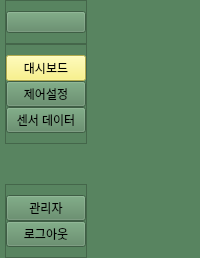
     <widget class="QWidget" name="leftMenuContainer" native="true">
      <property name="styleSheet">
       <string notr="true">background-color: rgb(88, 132, 96);</string>
      </property>
      <layout class="QVBoxLayout" name="verticalLayout">
       <property name="spacing">
        <number>0</number>
       </property>
       <property name="leftMargin">
        <number>0</number>
       </property>
       <property name="topMargin">
        <number>0</number>
       </property>
       <property name="rightMargin">
        <number>0</number>
       </property>
       <property name="bottomMargin">
        <number>0</number>
       </property>
       <item alignment="Qt::AlignLeft">
        <widget class="QWidget" name="leftMenuSubContainer" native="true">
         <layout class="QVBoxLayout" name="verticalLayout_2">
          <property name="spacing">
           <number>0</number>
          </property>
          <property name="leftMargin">
           <number>5</number>
          </property>
          <property name="topMargin">
           <number>0</number>
          </property>
          <property name="rightMargin">
           <number>0</number>
          </property>
          <property name="bottomMargin">
           <number>0</number>
          </property>
          <item alignment="Qt::AlignTop">
           <widget class="QFrame" name="frame">
            <property name="frameShape">
             <enum>QFrame::StyledPanel</enum>
            </property>
            <property name="frameShadow">
             <enum>QFrame::Raised</enum>
            </property>
            <layout class="QHBoxLayout" name="horizontalLayout_2">
             <property name="spacing">
              <number>0</number>
             </property>
             <property name="leftMargin">
              <number>0</number>
             </property>
             <property name="topMargin">
              <number>10</number>
             </property>
             <property name="rightMargin">
              <number>0</number>
             </property>
             <property name="bottomMargin">
              <number>10</number>
             </property>
             <item>
              <widget class="QPushButton" name="menuBtn">
               <property name="toolTip">
                <string>menu</string>
               </property>
               <property name="text">
                <string/>
               </property>
               <property name="icon">
                <iconset resource="icons/resources.qrc">
                 <normaloff>:/menu.png</normaloff>:/menu.png</iconset>
               </property>
               <property name="iconSize">
                <size>
                 <width>40</width>
                 <height>40</height>
                </size>
               </property>
              </widget>
             </item>
            </layout>
           </widget>
          </item>
          <item alignment="Qt::AlignTop">
           <widget class="QFrame" name="frame_2">
            <property name="sizePolicy">
             <sizepolicy hsizetype="Preferred" vsizetype="Preferred">
              <horstretch>0</horstretch>
              <verstretch>0</verstretch>
             </sizepolicy>
            </property>
            <property name="frameShape">
             <enum>QFrame::StyledPanel</enum>
            </property>
            <property name="frameShadow">
             <enum>QFrame::Raised</enum>
            </property>
            <layout class="QVBoxLayout" name="verticalLayout_3">
             <property name="spacing">
              <number>0</number>
             </property>
             <property name="leftMargin">
              <number>0</number>
             </property>
             <property name="topMargin">
              <number>10</number>
             </property>
             <property name="rightMargin">
              <number>0</number>
             </property>
             <property name="bottomMargin">
              <number>10</number>
             </property>
             <item>
              <widget class="QPushButton" name="DashboardBtn">
               <property name="toolTip">
                <string>Dashboard</string>
               </property>
               <property name="styleSheet">
                <string notr="true">background-color: rgb(249, 240, 107);

</string>
               </property>
               <property name="text">
                <string>대시보드</string>
               </property>
               <property name="icon">
                <iconset resource="icons/resources.qrc">
                 <normaloff>:/dashboard.png</normaloff>:/dashboard.png</iconset>
               </property>
               <property name="iconSize">
                <size>
                 <width>40</width>
                 <height>40</height>
                </size>
               </property>
              </widget>
             </item>
             <item>
              <widget class="QPushButton" name="ControlBtn">
               <property name="toolTip">
                <string>Control</string>
               </property>
               <property name="text">
                <string>제어설정</string>
               </property>
               <property name="icon">
                <iconset resource="icons/resources.qrc">
                 <normaloff>:/control.png</normaloff>:/control.png</iconset>
               </property>
               <property name="iconSize">
                <size>
                 <width>40</width>
                 <height>40</height>
                </size>
               </property>
              </widget>
             </item>
             <item>
              <widget class="QPushButton" name="SensorBtn">
               <property name="toolTip">
                <string>Sensor</string>
               </property>
               <property name="text">
                <string>센서 데이터</string>
               </property>
               <property name="icon">
                <iconset resource="icons/resources.qrc">
                 <normaloff>:/sensor.png</normaloff>:/sensor.png</iconset>
               </property>
               <property name="iconSize">
                <size>
                 <width>40</width>
                 <height>40</height>
                </size>
               </property>
              </widget>
             </item>
            </layout>
           </widget>
          </item>
          <item>
           <spacer name="verticalSpacer">
            <property name="orientation">
             <enum>Qt::Vertical</enum>
            </property>
            <property name="sizeHint" stdset="0">
             <size>
              <width>20</width>
              <height>40</height>
             </size>
            </property>
           </spacer>
          </item>
          <item alignment="Qt::AlignBottom">
           <widget class="QFrame" name="frame_3">
            <property name="frameShape">
             <enum>QFrame::StyledPanel</enum>
            </property>
            <property name="frameShadow">
             <enum>QFrame::Raised</enum>
            </property>
            <layout class="QVBoxLayout" name="verticalLayout_4">
             <property name="spacing">
              <number>0</number>
             </property>
             <property name="leftMargin">
              <number>0</number>
             </property>
             <property name="topMargin">
              <number>10</number>
             </property>
             <property name="rightMargin">
              <number>0</number>
             </property>
             <property name="bottomMargin">
              <number>10</number>
             </property>
             <item>
              <widget class="QPushButton" name="SettingsBtn">
               <property name="text">
                <string>관리자</string>
               </property>
               <property name="icon">
                <iconset resource="icons/resources.qrc">
                 <normaloff>:/settings.png</normaloff>:/settings.png</iconset>
               </property>
               <property name="iconSize">
                <size>
                 <width>40</width>
                 <height>40</height>
                </size>
               </property>
              </widget>
             </item>
             <item>
              <widget class="QPushButton" name="LogoutBtn">
               <property name="toolTip">
                <string>Logout</string>
               </property>
               <property name="text">
                <string>로그아웃</string>
               </property>
               <property name="icon">
                <iconset resource="icons/resources.qrc">
                 <normaloff>:/logout.png</normaloff>:/logout.png</iconset>
               </property>
               <property name="iconSize">
                <size>
                 <width>40</width>
                 <height>40</height>
                </size>
               </property>
              </widget>
             </item>
            </layout>
           </widget>
          </item>
         </layout>
        </widget>
       </item>
      </layout>
     </widget>
